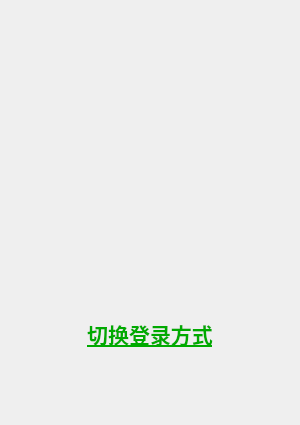
<?xml version="1.0" encoding="UTF-8"?>
<ui version="4.0">
 <class>dlg_login</class>
 <widget class="QDialog" name="dlg_login">
  <property name="geometry">
   <rect>
    <x>0</x>
    <y>0</y>
    <width>300</width>
    <height>425</height>
   </rect>
  </property>
  <property name="minimumSize">
   <size>
    <width>300</width>
    <height>425</height>
   </size>
  </property>
  <property name="maximumSize">
   <size>
    <width>300</width>
    <height>425</height>
   </size>
  </property>
  <property name="windowTitle">
   <string>tigen</string>
  </property>
  <layout class="QVBoxLayout" name="verticalLayout">
   <property name="leftMargin">
    <number>0</number>
   </property>
   <property name="topMargin">
    <number>0</number>
   </property>
   <property name="rightMargin">
    <number>0</number>
   </property>
   <property name="bottomMargin">
    <number>0</number>
   </property>
   <item>
    <widget class="QWidget" name="widMain" native="true">
     <property name="minimumSize">
      <size>
       <width>300</width>
       <height>300</height>
      </size>
     </property>
     <property name="maximumSize">
      <size>
       <width>300</width>
       <height>300</height>
      </size>
     </property>
    </widget>
   </item>
   <item>
    <layout class="QHBoxLayout" name="horizontalLayout">
     <item>
      <spacer name="horizontalSpacer">
       <property name="orientation">
        <enum>Qt::Horizontal</enum>
       </property>
       <property name="sizeHint" stdset="0">
        <size>
         <width>40</width>
         <height>20</height>
        </size>
       </property>
      </spacer>
     </item>
     <item>
      <widget class="QPushButton" name="btnChangeLoginWay">
       <property name="minimumSize">
        <size>
         <width>0</width>
         <height>55</height>
        </size>
       </property>
       <property name="font">
        <font>
         <family>Arial</family>
         <pointsize>16</pointsize>
         <bold>true</bold>
         <underline>true</underline>
        </font>
       </property>
       <property name="styleSheet">
        <string notr="true">color: rgb(0, 170, 0);</string>
       </property>
       <property name="text">
        <string>切换登录方式</string>
       </property>
       <property name="flat">
        <bool>true</bool>
       </property>
      </widget>
     </item>
     <item>
      <spacer name="horizontalSpacer_2">
       <property name="orientation">
        <enum>Qt::Horizontal</enum>
       </property>
       <property name="sizeHint" stdset="0">
        <size>
         <width>40</width>
         <height>20</height>
        </size>
       </property>
      </spacer>
     </item>
    </layout>
   </item>
   <item>
    <spacer name="verticalSpacer">
     <property name="orientation">
      <enum>Qt::Vertical</enum>
     </property>
     <property name="sizeHint" stdset="0">
      <size>
       <width>20</width>
       <height>57</height>
      </size>
     </property>
    </spacer>
   </item>
  </layout>
 </widget>
 <resources/>
 <connections/>
</ui>
